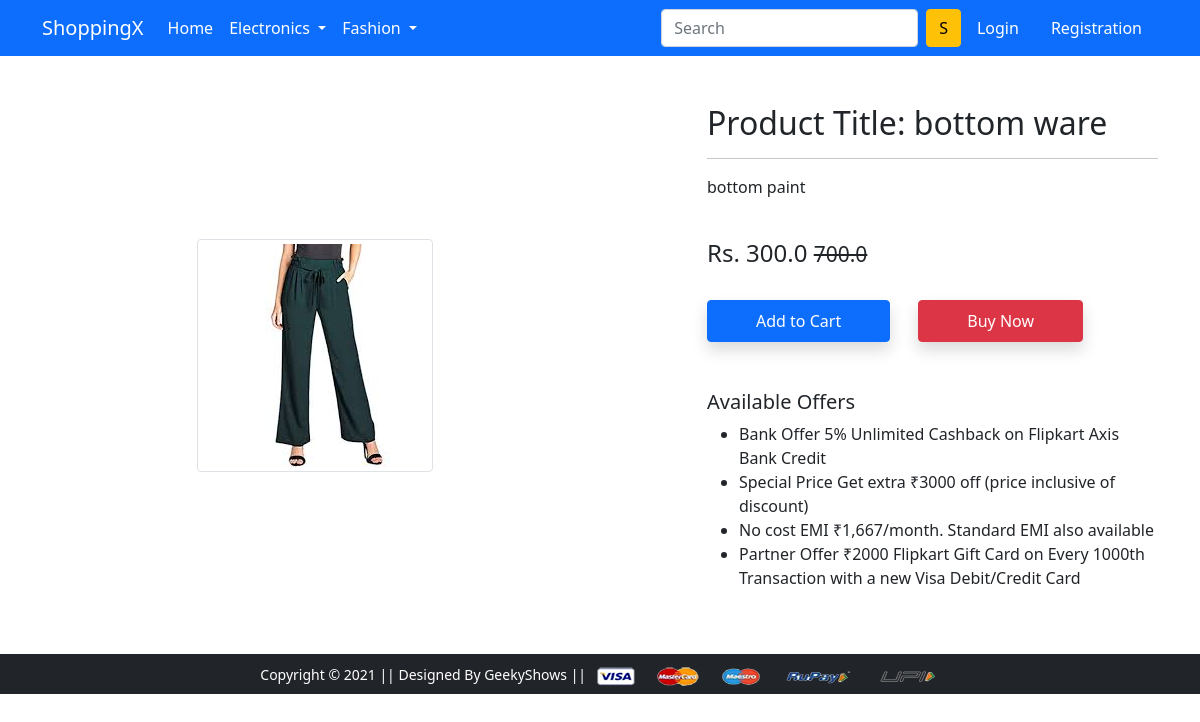
Screenshot of /product-detail/1 with the database file from the repository.
### app/models.py (models this page shows, shortened)
class Product(models.Model):
    title = models.CharField(max_length=100)
    selling_price = models.FloatField()
    discounted_price = models.FloatField()
    description = models.TextField()
    brand = models.CharField(max_length=100)
    category = models.CharField(choices=CATEGORY_CHOICES,max_length=2)
    product_image = models.ImageField(upload_to='productimg')

### app/views.py (the view)
# urls.py: path('product-detail/<int:pk>', views.ProductDetailsView.as_view(), name='product-detail'),
class ProductDetailsView(View):
 def get(self,request,pk):
  product = Product.objects.get(pk=pk)
  item_already_in_cart = False
  if request.user.is_authenticated:
   item_already_in_cart = Cart.objects.filter(Q(product=product.id)& Q(user=request.user)).exists()
  return render(request, 'app/productdetail.html' , {'product':product,'item_already_in_cart':item_already_in_cart})

### app/templates/app/productdetail.html (shortened to what this page needs)
{% extends 'app/base.html' %}
{% load static %}
{% block main-content %}
<div class="container my-5">
 <div class="row">
  <div class="col-sm-6 text-center align-self-center">
   <img src="{{product.product_image.url}}" alt="" class="img-fluid img-thumbnail">
  </div>
  <div class="col-sm-5 offset-sm-1">
   <h2>Product Title: {{product.title}}</h2>
   <hr>
   <p>{{product.description}}</p> <br>
   <h4>Rs. {{product.discounted_price}} <small class="fw-light text-decoration-line-through">{{product.selling_price}}</small></h4> <br>
   {% if not request.user.is_authenticated %}
      <form action="/add-to-cart" class="d-inline">
       <button type="submit" class="btn btn-primary shadow px-5 py-2">Add to Cart</button>
     </form>
   {% endif %}
   <a href="{% url 'checkout' %}" class="btn btn-danger shadow px-5 py-2 ms-4">Buy Now</a>
   <h5 class="mt-5">Available Offers</h5>
   <ul>
    <li>Bank Offer 5% Unlimited Cashback on Flipkart Axis Bank Credit</li>
    <li>Special Price Get extra ₹3000 off (price inclusive of discount)</li>
    <li>No cost EMI ₹1,667/month. Standard EMI also available</li>
    <li>Partner Offer ₹2000 Flipkart Gift Card on Every 1000th Transaction with a new Visa Debit/Credit Card</li>
   </ul>
  </div>
 </div>
</div>
{% endblock main-content %}

### rows the page displays
Product: product_image (picture), title "bottom ware", description "bottom paint", discounted_price "300.0", selling_price "700.0"
